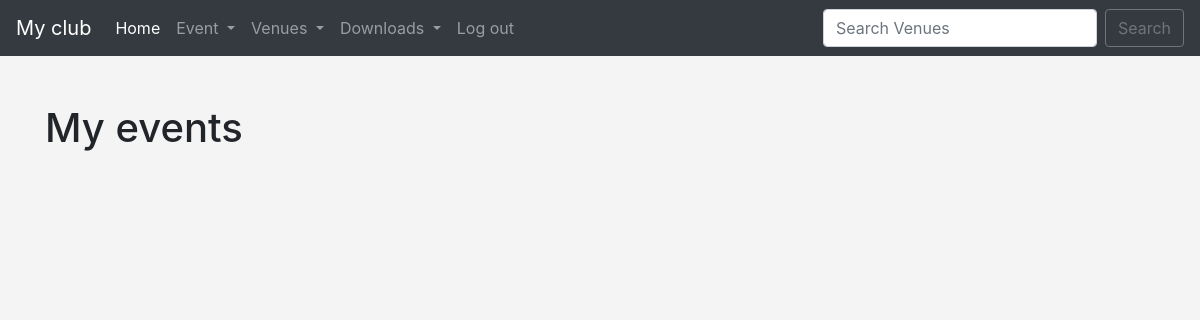
Page /my_events (signed in) on the earlier database version.
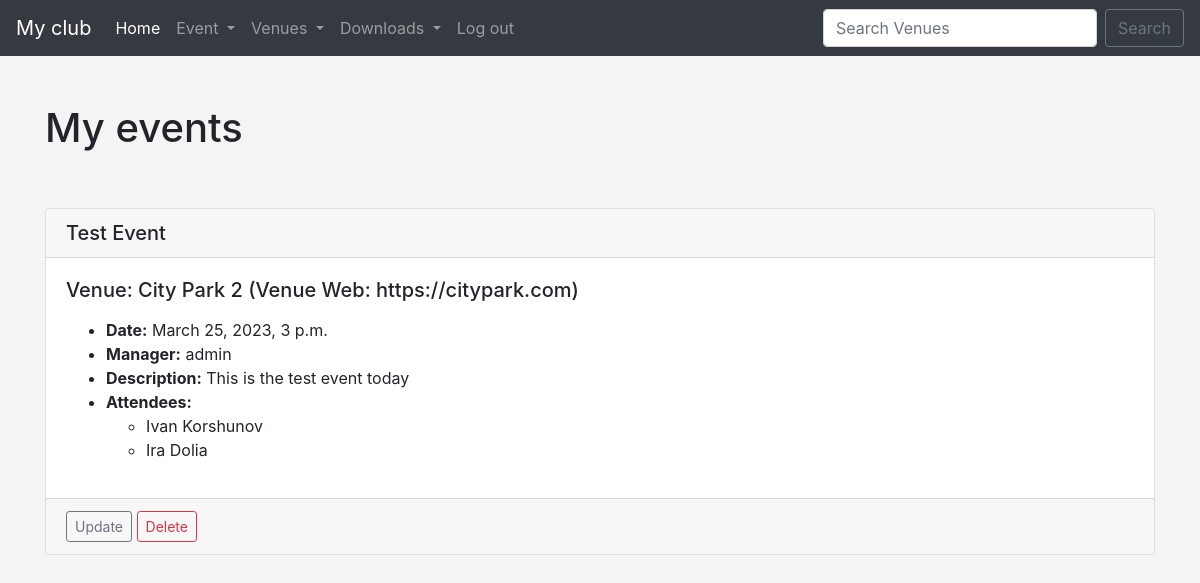
Same page on the later database version.
### events/models.py (models this page shows)
class Events(models.Model):
    name = models.CharField('Event Name', max_length=120)
    event_date = models.DateTimeField('Event Date')
    venue = models.ForeignKey(Venue, blank=True, null=True, on_delete=models.CASCADE)
    manager = models.ForeignKey(User, blank=True, null=True, on_delete=models.SET_NULL)
    description = models.TextField(blank=True)
    attendees = models.ManyToManyField(MyClubUser, blank=True)
    def __str__(self):
        return self.name

class Venue(models.Model):
    name = models.CharField('Venue Name', max_length=120)
    address = models.CharField(max_length=300)
    zip_code = models.CharField('Zip Code', max_length=15)
    phone = models.CharField('Contact Phone', max_length=25, blank=True)
    web = models.URLField('Website Address', blank=True)
    email_address = models.EmailField('Email address', blank=True)
    owner = models.IntegerField('Venue Owner', blank=False, default=1)  # blank=False - can't be empty
    def __str__(self):
        return self.name

class MyClubUser(models.Model):
    first_name = models.CharField('First Name', max_length=30)
    last_name = models.CharField('Last Name', max_length=30)
    email = models.EmailField('User Email')
    def __str__(self):
        return f'{self.first_name} {self.last_name}'

### events/views.py (the view)
# urls.py: path('my_events', views.my_events, name='my-events'),
def my_events(request):
    if request.user.is_authenticated:
        me = request.user.id
        events = Events.objects.filter(attendees=me)  # or attendees=request.user.id
        return render(request, 'events/my_events.html', {
            'events': events,
            'me': me,
        })
    else:
        messages.success(request, 'You are not authorized')
        return redirect('home')

### events/templates/events/my_events.html
{% extends 'events/base.html' %}
{% block content %}
    <h1>My events</h1><br><br>
        {% for event in events %}
        <div class="card">
              <h5 class="card-header">{{ event }}</h5>
              <div class="card-body">
                    <h5 class="card-title">Venue: {{ event.venue }} (Venue Web: {{ event.venue.web }})</h5>
                    <p class="card-text">
                        <ul>
                            <li><strong>Date:</strong> {{ event.event_date }}
                            <li><strong>Manager:</strong> {{ event.manager }}
                            <li><strong>Description:</strong> {{ event.description }}
                            <li><strong>Attendees:</strong>
                        <ul>
                            {% for user in event.attendees.all %}
                                <li>{{ user }}
                            {% endfor %}
                        </ul>
                        </ul>
                    </p>
              </div>
            {% if user.is_authenticated %}
             {% if user == event.manager %}
              <div class="card-footer text-muted">
                    <a href="{% url 'update-event' event.id %}" class="btn btn-outline-secondary btn-sm">Update</a>
                    <a href="{% url 'delete-event' event.id %}" class="btn btn-outline-danger btn-sm">Delete</a>
              </div>
             {% endif %}
            {% endif %}
        </div>
            <br><br>
            <br>
        {% endfor %}
        <br><br>
{% endblock %}

Differences in the rows shown:
added Events: name "Test Event", venue "City Park 2", venue.web "https://citypark.com", event_date "March 25, 2023, 3 p.m.", manager "admin", description "This is the test event today", shows "Update"
now on this page (row unchanged): MyClubUser: first_name+last_name "Ivan Korshunov"
now on this page (row unchanged): MyClubUser: first_name+last_name "Ira Dolia"
